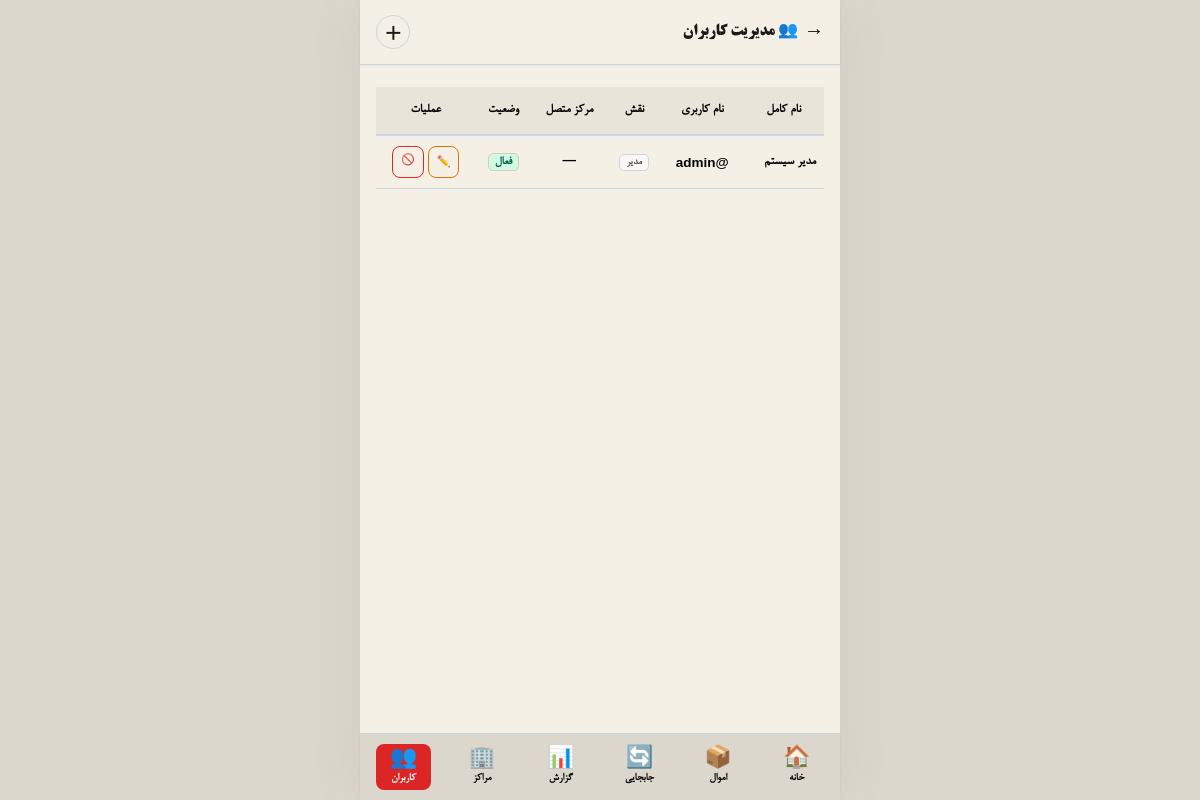
The page /admin/users.php (signed in) on the database its author committed.
### tables this page shows
CREATE TABLE IF NOT EXISTS users (
    id INT PRIMARY KEY AUTO_INCREMENT,
    username VARCHAR(50) UNIQUE NOT NULL,
    password VARCHAR(255) NOT NULL,
    fullname VARCHAR(100) NOT NULL,
    email VARCHAR(100) UNIQUE,
    phone VARCHAR(20),
    role ENUM('super_admin', 'admin', 'center_manager', 'keeper', 'viewer') DEFAULT 'viewer',
    center_id INT DEFAULT NULL,
    is_active TINYINT(1) DEFAULT 1,
    last_login TIMESTAMP NULL,
    created_at TIMESTAMP DEFAULT CURRENT_TIMESTAMP,
    updated_at TIMESTAMP DEFAULT CURRENT_TIMESTAMP ON UPDATE CURRENT_TIMESTAMP
);

### includes/functions.php (called while the page is built, shortened)
<?php
function getRoleName($role) {
    return ['admin' => 'مدیر', 'keeper' => 'جمعدار', 'viewer' => 'مهمان'][$role] ?? $role;
}
?>

### admin/users.php (the view, shortened to what this page needs)
<?php
require_once '../includes/functions.php';
$db = getDB();
$users = $db->query("SELECT u.*,c.name as cname FROM users u LEFT JOIN centers c ON u.center_id=c.id ORDER BY u.created_at DESC")->fetchAll();
?>
<!DOCTYPE html>
<html lang="fa" dir="rtl">
<head>
    <link rel="stylesheet" href="../css/app.css">
</head>
<body>
<header class="top-bar" style="display:flex; justify-content:space-between; align-items:center; padding:12px 16px !important; border-bottom:1px solid #cbd5e1 !important; background:#f4f0e6 !important;">
    <div style="display:flex; align-items:center; gap:6px;">
        <a href="../index.php" style="font-size:20px;text-decoration:none; color:#000000;">→</a>
        <h1 style="font-size:16px !important; margin:0; font-weight:800; color:#000000;">👥 مدیریت کاربران</h1>
    </div>
    <button onclick="o()" style="width:34px;height:34px;border-radius:50%;border:none;background:#4361ee;color:#fff;font-size:18px;cursor:pointer;font-weight:700;display:flex;align-items:center;justify-content:center;">＋</button>
</header>
<div class="content" style="padding-top: 12px !important;">
    <?php if(count($users) > 0): ?>
    <div class="table-container">
        <table>
            <thead>
                <tr>
                    <th>نام کامل</th>
                    <th>نام کاربری</th>
                    <th>نقش</th>
                    <th>مرکز متصل</th>
                    <th>وضعیت</th>
                    <th>عملیات</th>
                </tr>
            </thead>
            <tbody>
                <?php foreach($users as $u):
                    $status_badge = $u['is_active'] ? '<span class="badge-active">فعال</span>' : '<span class="badge-inactive">غیرفعال</span>';
                    $status_btn_color = $u['is_active'] ? '#dc2626' : '#059669';
                    $status_btn_text = $u['is_active'] ? '🚫' : '✅';
                ?>
                <tr>
                    <td style="text-align:right !important; font-size:13px;"><?=htmlspecialchars($u['fullname'])?></td>
                    <td style="font-family:sans-serif; font-size:12px;">@<?=htmlspecialchars($u['username'])?></td>
                    <td><span class="badge-type"><?=htmlspecialchars(getRoleName($u['role']))?></span></td>
                    <td style="font-size:12px;"><?=htmlspecialchars($u['cname'] ?: '—')?></td>
                    <td><?=$status_badge?></td>
                    <td>
                        <div style="display:flex; gap:4px; justify-content:center;">
                            <button onclick="e(<?=$u['id']?>)" class="action-btn" style="border:1.5px solid #d97706 !important; color:#d97706 !important;" title="ویرایش">✏️</button>
                            <a href="?toggle=<?=$u['is_active']?0:1?>&id=<?=$u['id']?>" class="action-btn" style="border:1.5px solid <?=$status_btn_color?> !important; color:<?=$status_btn_color?> !important;" title="تغییر وضعیت"><?=$status_btn_text?></a>
                        </div>
                    </td>
                </tr>
                <?php endforeach; ?>
            </tbody>
        </table>
    </div>
    <?php else: ?>
    <div style="text-align:center;padding:60px;color:#94a3b8">📭 هیچ کاربری تعریف نشده است</div>
    <?php endif; ?>
</div>
<?php include '../includes/bottom_nav.php'; ?>
</body></html>

### admin/users.php (style rules this page uses)
.table-container { background: transparent !important; border: none !important; box-shadow: none !important; margin-top: 10px; }
table { width: 100%; border-collapse: collapse; font-size: 12.5px; }
th { background: #e9e4d9 !important; color: #1c1917 !important; font-weight: 800 !important; padding: 10px 8px !important; text-align: center !important; border-bottom: 2px solid #cbd5e1 !important; }
td { padding: 10px 8px !important; text-align: center !important; border-bottom: 1px solid #cbd5e1 !important; color: #000000 !important; font-weight: 700 !important; vertical-align: middle; }
.badge-type { background: #faf8f5 !important; border: 1px solid #cbd5e1 !important; color: #57534e !important; padding: 2px 6px; border-radius: 5px; font-size: 11px; font-weight: 700; }
.badge-active { background: #d1fae5 !important; color: #065f46 !important; padding: 2px 6px; border-radius: 5px; font-size: 11px; font-weight: 700; }
.action-btn { background: transparent !important; border-radius: 8px !important; padding: 4px 8px !important; font-size: 11px !important; font-weight: bold !important; text-decoration: none !important; display: inline-flex; align-items: center; gap: 4px; cursor: pointer; }

### rows shown on the page
users: fullname "مدیر سیستم", username "admin", role "مدیر", cname "—", shows "فعال", is_active "🚫"

### other values the page prints
$l['icon'] "🏠"
$l['label'] "خانه"
$l['icon'] "📦"
$l['label'] "اموال"
$l['icon'] "🔄"
$l['label'] "جابجایی"
$l['icon'] "📊"
$l['label'] "گزارش"
$l['icon'] "🏢"
$l['label'] "مراکز"
$l['icon'] "👥"
$l['label'] "کاربران"
